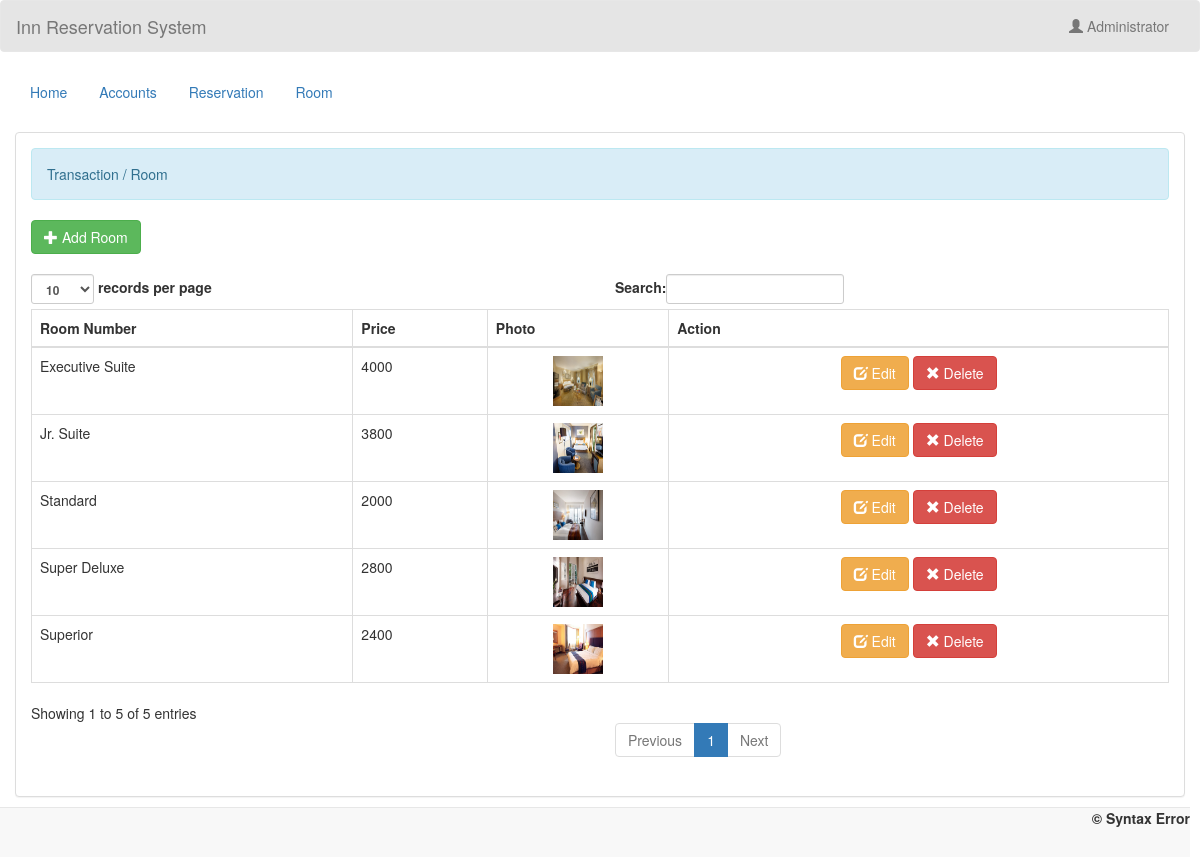
/admin/room.php (signed in), run on an earlier commit of the app's database.
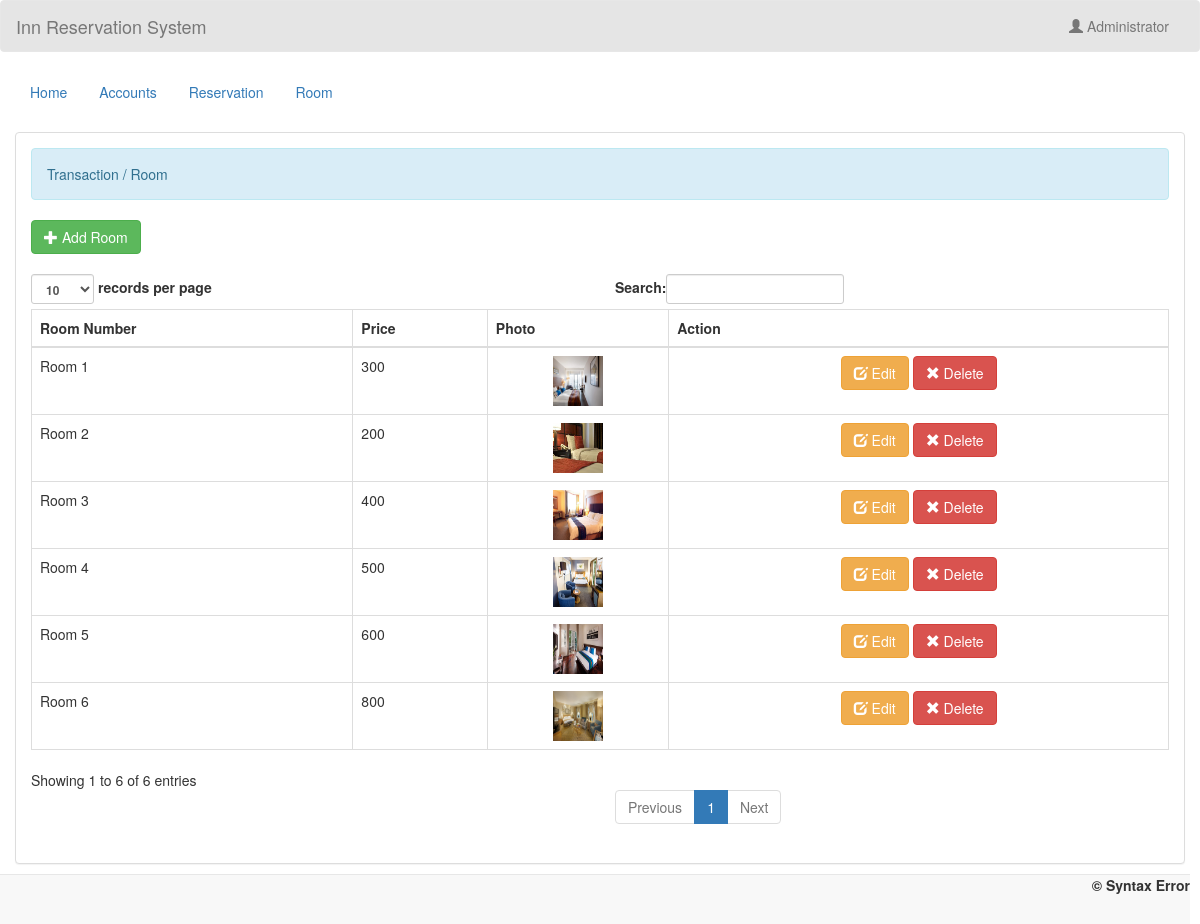
And on a later commit of the database.
### tables this page shows
CREATE TABLE `room` (
  `room_id` int(11) NOT NULL,
  `room_type` varchar(50) NOT NULL,
  `price` varchar(11) NOT NULL,
  `photo` varchar(100) NOT NULL
);

### admin/name.php (called while the page is built)
<?php
	require 'connect.php';
	$query = $conn->query("SELECT * FROM `admin` WHERE `admin_id` = '$_SESSION[admin_id]'") or die(mysqli_error());
	$fetch = $query->fetch_array();
	$name = $fetch['name'];
?>

### admin/room.php (the view, shortened to what this page needs)
<!DOCTYPE html>
<?php
	require 'name.php';
?>
<html lang = "en">
	<head>
		<link rel = "stylesheet" type = "text/css" href = "../css/bootstrap.css " />
		<link rel = "stylesheet" type = "text/css" href = "../css/style.css" />
	</head>
<body>
	<nav style = "background-color:rgba(0, 0, 0, 0.1);" class = "navbar navbar-default">
		<div  class = "container-fluid">
			<div class = "navbar-header">
				<a class = "navbar-brand" >Inn Reservation System</a>
			</div>
			<ul class = "nav navbar-nav pull-right ">
				<li class = "dropdown">
					<a class="dropdown-toggle" data-toggle="dropdown" role="button" aria-haspopup="true" aria-expanded="false"><i class = "glyphicon glyphicon-user"></i> <?php echo $name;?></a>
				</li>
			</ul>
		</div>
	</nav>
	<div class = "container-fluid">
		<ul class = "nav nav-pills">
			<li><a href = "home.php">Home</a></li>
			<li><a href = "account.php">Accounts</a></li>
			<li><a href = "reserve.php">Reservation</a></li>
			<li><a href = "room.php">Room</a></li>
		</ul>
	</div>
	<br />
	<div class = "container-fluid">
		<div class = "panel panel-default">
			<div class = "panel-body">
				<div class = "alert alert-info">Transaction / Room</div>
				<a class = "btn btn-success" href = "add_room.php"><i class = "glyphicon glyphicon-plus"></i> Add Room</a>
				<br />
				<br />
				<table id = "table" class = "table table-bordered">
					<thead>
						<tr>
							<th>Room Number</th>
							<th>Price</th>
							<th>Photo</th>
							<th>Action</th>
						</tr>
					</thead>
					<tbody>
					<?php
						$query = $conn->query("SELECT * FROM `room`") or die(mysqli_error());
						while($fetch = $query->fetch_array()){
					?>
						<tr>
							<td><?php echo $fetch['room_type']?></td>
							<td><?php echo $fetch['price']?></td>
							<td><center><img src = "../photo/<?php echo $fetch['photo']?>" height = "50" width = "50"/></center></td>
							<td><center><a class = "btn btn-warning" href = "edit_room.php?room_id=<?php echo $fetch['room_id']?>"><i class = "glyphicon glyphicon-edit"></i> Edit</a> <a class = "btn btn-danger" onclick = "confirmationDelete(this); return false;" href = "delete_room.php?room_id=<?php echo $fetch['room_id']?>"><i class = "glyphicon glyphicon-remove"></i> Delete</a></center></td>
						</tr>
					<?php
						}
					?>
					</tbody>
				</table>
			</div>
		</div>
	</div>
	<br />
	<br />
	<div style = "text-align:right; margin-right:10px;" class = "navbar navbar-default navbar-fixed-bottom">
		<label>&copy; Syntax Error </label>
	</div>
</body>
</html>

What changed in the data, as far as the page shows it:
removed room: room_type "Standard", price "2000", photo (picture)
removed room: room_type "Superior", price "2400", photo (picture)
removed room: room_type "Super Deluxe", price "2800", photo (picture)
removed room: room_type "Jr. Suite", price "3800", photo (picture)
removed room: room_type "Executive Suite", price "4000", photo (picture)
added room: room_type "Room 1", price "300", photo (picture)
added room: room_type "Room 2", price "200", photo (picture)
added room: room_type "Room 3", price "400", photo (picture)
added room: room_type "Room 4", price "500", photo (picture)
added room: room_type "Room 5", price "600", photo (picture)
added room: room_type "Room 6", price "800", photo (picture)
Also different on the page:
text written by a page script: "records per page Search: Showing 1 to 5 of 5 entries Previous 1 Next" → "records per page Search: Showing 1 to 6 of 6 entries Previous 1 Next"
